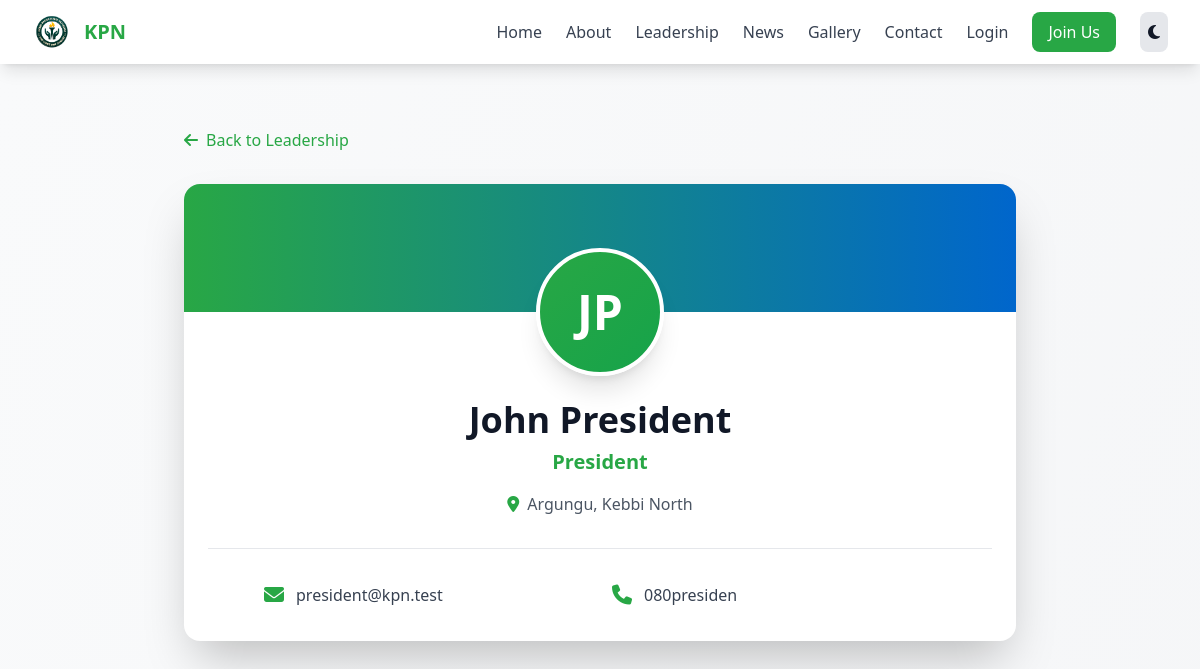
The app's page /profile/2/ with its own data.
### staff/models.py (models this page shows, shortened)
class User(AbstractUser):
    ROLE_CHOICES = [
        ('GENERAL', 'General Member'),
        ('STATE', 'State Executive'),
        ('ZONAL', 'Zonal Coordinator'),
        ('LGA', 'LGA Coordinator'),
        ('WARD', 'Ward Leader'),
    ]
    STATUS_CHOICES = [
        ('PENDING', 'Pending Approval'),
        ('APPROVED', 'Approved'),
        ('SUSPENDED', 'Suspended'),
        ('DISMISSED', 'Dismissed'),
    ]
    GENDER_CHOICES = [
        ('M', 'Male'),
        ('F', 'Female'),
    ]
    phone = models.CharField(max_length=20)
    bio = models.TextField(blank=True)
    photo = models.ImageField(upload_to='profile_photos/', blank=True, null=True)
    gender = models.CharField(max_length=1, choices=GENDER_CHOICES, blank=True)
    facebook_url = models.URLField(max_length=200, blank=True, help_text="Your Facebook profile URL")
    twitter_url = models.URLField(max_length=200, blank=True, help_text="Your Twitter/X profile URL")
    instagram_url = models.URLField(max_length=200, blank=True, help_text="Your Instagram profile URL")
    tiktok_url = models.URLField(max_length=200, blank=True, help_text="Your TikTok profile URL")
    role = models.CharField(max_length=10, choices=ROLE_CHOICES, default='GENERAL')
    status = models.CharField(max_length=10, choices=STATUS_CHOICES, default='PENDING')
    zone = models.ForeignKey(Zone, on_delete=models.SET_NULL, null=True, blank=True, related_name='members')
    lga = models.ForeignKey(LGA, on_delete=models.SET_NULL, null=True, blank=True, related_name='members')
    ward = models.ForeignKey(Ward, on_delete=models.SET_NULL, null=True, blank=True, related_name='members')
    role_definition = models.ForeignKey(RoleDefinition, on_delete=models.SET_NULL, null=True, blank=True, related_name='holders')
    facebook_verified = models.BooleanField(default=False)
    date_approved = models.DateTimeField(null=True, blank=True)
    approved_by = models.ForeignKey('self', on_delete=models.SET_NULL, null=True, blank=True, related_name='approved_members')
    created_at = models.DateTimeField(auto_now_add=True)
    updated_at = models.DateTimeField(auto_now=True)
    class Meta:
        ordering = ['-created_at']
        indexes = [
            models.Index(fields=['status', 'role'], name='user_status_role_idx'),
            models.Index(fields=['status', 'zone'], name='user_status_zone_idx'),
            models.Index(fields=['status', 'lga'], name='user_status_lga_idx'),
            models.Index(fields=['status', 'ward'], name='user_status_ward_idx'),
        ]
    def get_full_name(self):
        return f"{self.first_name} {self.last_name}".strip() or self.username

### leadership/models.py (models this page shows, shortened)
class RoleDefinition(models.Model):
    TIER_CHOICES = [
        ('STATE', 'State Executive'),
        ('ZONAL', 'Zonal Coordinator'),
        ('LGA', 'LGA Coordinator'),
        ('WARD', 'Ward Leader'),
    ]
    title = models.CharField(max_length=200)
    tier = models.CharField(max_length=10, choices=TIER_CHOICES)
    description = models.TextField(blank=True)
    seat_number = models.PositiveIntegerField(help_text="Position number within tier (e.g., 1 for President)")
    class Meta:
        ordering = ['tier', 'seat_number']
        unique_together = ['tier', 'title']

class LGA(models.Model):
    name = models.CharField(max_length=100)
    zone = models.ForeignKey(Zone, on_delete=models.CASCADE, related_name='lgas')
    created_at = models.DateTimeField(auto_now_add=True)
    class Meta:
        ordering = ['name']
        verbose_name = 'LGA'
        verbose_name_plural = 'LGAs'

class Zone(models.Model):
    name = models.CharField(max_length=100, unique=True)
    created_at = models.DateTimeField(auto_now_add=True)
    class Meta:
        ordering = ['name']

### core/views.py (the view)
# urls.py: path('profile/<int:user_id>/', views.view_profile, name='view_profile'),
def view_profile(request, user_id):
    profile_user = get_object_or_404(User, id=user_id, status='APPROVED', is_superuser=False)
    context = {
        'profile_user': profile_user,
    }
    return render(request, 'core/view_profile.html', context)

### staff/context_processors.py (called while the page is built)
def announcements(request):
    user_announcements = []
    if request.user.is_authenticated:
        user_announcements = Announcement.for_user(request.user)[:10]
    return {
        'user_announcements': user_announcements
    }

### core/templates/core/view_profile.html (shortened to what this page needs)
{% extends 'base.html' %}
{% block content %}
<div class="min-h-screen bg-gradient-to-br from-gray-50 to-gray-100 dark:from-gray-900 dark:to-black py-16">
    <div class="max-w-4xl mx-auto px-4 sm:px-6 lg:px-8">
        <a href="{% url 'core:leadership' %}" class="inline-flex items-center text-kpn-green hover:text-green-600 transition mb-8">
            <i class="fas fa-arrow-left mr-2"></i>
            Back to Leadership
        </a>
        <div class="profile-card bg-white dark:bg-gray-800 rounded-2xl shadow-2xl overflow-hidden">
            <div class="h-32 bg-gradient-to-r from-kpn-green to-kpn-blue"></div>
            <div class="relative px-6 pb-8">
                <div class="flex justify-center -mt-16 mb-6">
                    {% if profile_user.photo %}
                    <img src="{{ profile_user.photo.url }}" alt="{{ profile_user.get_full_name }}" class="w-32 h-32 rounded-full object-cover border-4 border-white dark:border-gray-800 shadow-xl">
                    {% else %}
                    <div class="w-32 h-32 rounded-full bg-gradient-to-br from-kpn-green to-green-600 flex items-center justify-center border-4 border-white dark:border-gray-800 shadow-xl">
                        <span class="text-white text-5xl font-bold">{{ profile_user.first_name.0 }}{{ profile_user.last_name.0 }}</span>
                    </div>
                    {% endif %}
                </div>
                <div class="profile-info text-center mb-6">
                    <h1 class="text-4xl font-bold text-gray-900 dark:text-white mb-2">
                        {{ profile_user.get_full_name }}
                    </h1>
                    {% if profile_user.role_definition %}
                    <p class="text-xl text-kpn-green font-semibold mb-4">
                        {{ profile_user.role_definition.title }}
                    </p>
                    {% endif %}
                    {% if profile_user.ward or profile_user.lga or profile_user.zone %}
                    <div class="flex items-center justify-center text-gray-600 dark:text-gray-400 mb-6">
                        <i class="fas fa-map-marker-alt text-kpn-green mr-2"></i>
                        <span>
                            {% if profile_user.ward %}
                                {{ profile_user.ward.name }}, {{ profile_user.lga.name }}, {{ profile_user.zone.name }}
                            {% elif profile_user.lga %}
                                {{ profile_user.lga.name }}, {{ profile_user.zone.name }}
                            {% elif profile_user.zone %}
                                {{ profile_user.zone.name }}
                            {% endif %}
                        </span>
                    </div>
                    {% endif %}
                </div>
                <div class="profile-info mt-8 pt-8 border-t border-gray-200 dark:border-gray-700">
                    <div class="grid grid-cols-1 md:grid-cols-2 gap-6 max-w-2xl mx-auto">
                        {% if profile_user.email %}
                        <div class="flex items-center justify-center md:justify-start">
                            <i class="fas fa-envelope text-kpn-green text-xl mr-3"></i>
                            <a href="mailto:{{ profile_user.email }}" class="text-gray-700 dark:text-gray-300 hover:text-kpn-green transition">
                                {{ profile_user.email }}
                            </a>
                        </div>
                        {% endif %}
                        {% if profile_user.phone %}
                        <div class="flex items-center justify-center md:justify-start">
                            <i class="fas fa-phone text-kpn-green text-xl mr-3"></i>
                            <a href="tel:{{ profile_user.phone }}" class="text-gray-700 dark:text-gray-300 hover:text-kpn-green transition">
                                {{ profile_user.phone }}
                            </a>
                        </div>
                        {% endif %}
                    </div>
                </div>
            </div>
        </div>
    </div>
</div>
{% endblock %}

### core/templates/core/view_profile.html (style rules this page uses)
.profile-card { animation: fadeInScale 0.6s ease-out; }
.profile-info { animation: slideInUp 0.8s ease-out 0.2s backwards; }

### records on screen
User: first_name.0 "J", last_name.0 "P", get_full_name "John President", role_definition "President", lga.name "Argungu", zone.name "Kebbi North", email "president@kpn.test", phone "080presiden"
